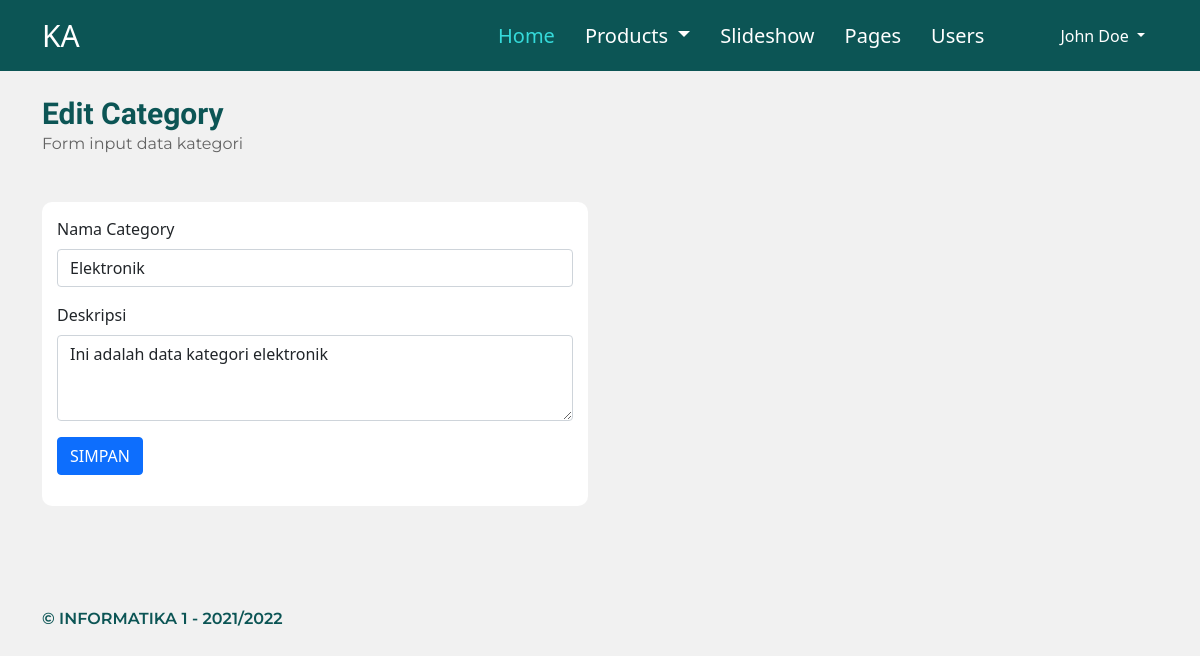
Page /dashboard/frm_category.php?id=7 on the committed database.
### tables this page shows
CREATE TABLE IF NOT EXISTS `wec_category` (
  `id_cat` int(11) NOT NULL AUTO_INCREMENT,
  `nm_cat` varchar(20) DEFAULT NULL,
  `desc_cat` text DEFAULT NULL,
  PRIMARY KEY (`id_cat`)
);

### dashboard/config.php (called while the page is built)
<?php
include "../libs/database.php";
$server     = "localhost";
$user       = "root";
$password   = "";
$dbname     = "weckatalog";
$db = new Database($server,$user,$password,$dbname);

### libs/database.php (called while the page is built, shortened)
<?php
    class Database {
        public $conn;
        public function __construct($server,$user,$password,$dbname){
            try {
                $this->conn = new PDO("mysql:host=$server;dbname=$dbname", $user, $password);
                $this->conn->setAttribute(PDO::ATTR_ERRMODE, PDO::ERRMODE_EXCEPTION);
            } catch(PDOException $e) {
                echo "Connection failed: " . $e->getMessage();
            }
        }
        public function select($sql){
            try {
                $result = $this->conn->prepare($sql);
                $result->execute();
                $data = $result->fetchAll();
                return $data;
            } catch(Exception $err){
                return null;
            }
        }
    }

### dashboard/frm_category.php (the view, shortened to what this page needs)
<?php include "header.php"; ?>
<?php
  if(isset($_GET["id"])){
    $id_cat = $_GET["id"];
    $sql = "SELECT * FROM wec_category WHERE id_cat= $id_cat";
    $rsCat = $db->select($sql);
  }
?>
  <section id="page-wrap">
    <div class="container">
      <div class="page-title">
        <h2><?php echo isset($_GET["id"]) ? "Edit" : "Add"; ?> Category</h2>
        <p>Form input data kategori</p>
      </div>
      <div class="page-content">
        <div class="row">
            <div class="col-md-6">
                <div class="box">
                    <form action="save_category.php" method="post">
                        <div class="mb-3">
                            <label for="nm_cat" class="form-label">Nama Category</label>
                            <input type="text" class="form-control" id="nm_cat" name="nm_cat" value="<?= @$rsCat[0]["nm_cat"] ?>" required>
                        </div>
                        <div class="mb-3">
                            <label for="desc_cat" class="form-label">Deskripsi</label>
                            <textarea class="form-control" id="desc_cat" name="desc_cat" rows="3" required><?= @$rsCat[0]["desc_cat"] ?></textarea>
                        </div>
                        <div class="mb-3">
                            <input type="submit" value="SIMPAN" class="btn btn-primary">
                        </div>
                    </form>
                </div>
            </div>
        </div>
      </div>
    </div>
  </section>
<?php include "footer.php"; ?>

### dashboard/style.css (style rules this page uses)
body { background-color: #f1f1f1; }
#page-wrap { position: relative; padding: 25px 0; }
#page-wrap .page-title h2 { position: relative; font-family: 'Hind', sans-serif; color: #0c5555; font-size: 30px; font-weight: 600; margin: 0; }
#page-wrap .page-title p { font-family: 'Montserrat', sans-serif; font-size: 16px; color: #636363; }
#page-wrap .page-content { position: relative; padding-top: 15px; min-height: 50vh; }
.box { position: relative; background-color: #fff; margin: 15px 0; padding: 15px; border-radius: 10px; -webkit-border-radius: 10px; }

### rows in the picture
wec_category: nm_cat "Elektronik", desc_cat "Ini adalah data kategori elektronik"
